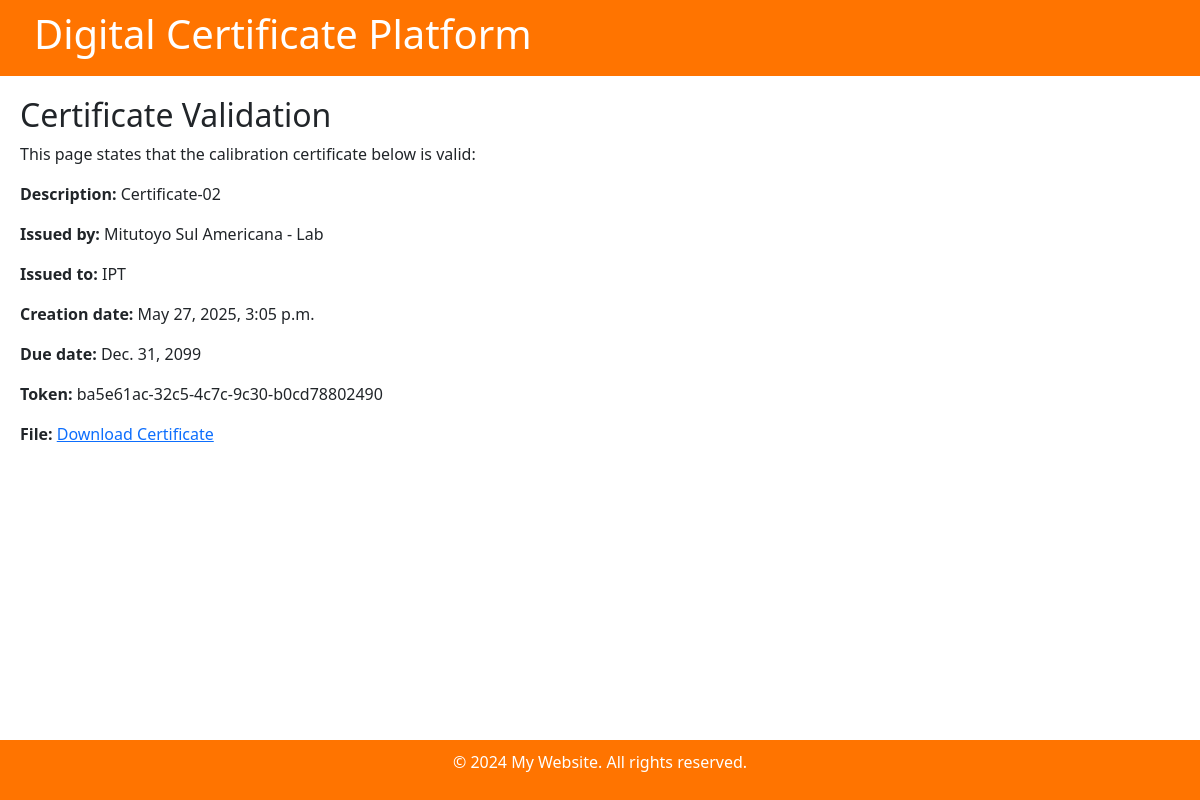
Page /certificate-validate/ba5e61ac-32c5-4c7c-9c30-b0cd78802490 on the committed database.
### certificate/models.py (models this page shows, shortened)
class Certificate(models.Model):
    CERT_TYPES = {
        'CA': 'Calibration',
        'DE': 'Degree',
    }
    STATUSES ={
        'DRAFT': 'Draft',
        'REJECTED': 'Rejected',
        'WAITING': 'Waiting',
        'APPROVED': 'Approved',
    }
    description         = models.CharField('Certificate description', max_length= 200)
    type                = models.CharField('Certificate Type', max_length=2, choices=CERT_TYPES)
    file                = models.FileField(null=True, upload_to='certificates/')
    language            = models.CharField('Language', max_length=50)
    creation            = models.DateTimeField('Creation date time', auto_now_add=True)
    issuer              = models.ForeignKey(Issuer, null=True, related_name='issuer_of', on_delete=models.PROTECT)
    uploader            = models.ForeignKey(User, null=True, related_name='uploader_of', on_delete=models.PROTECT)
    customer            = models.ForeignKey(Customer, null=True, related_name='customer_of', on_delete=models.PROTECT)
    upload              = models.DateTimeField('Upload date time', auto_now_add=True)
    status              = models.CharField('Status', max_length=30, choices=STATUSES, default='DRAFT')
    token               = models.CharField('Token', max_length=36, unique=True, default=uuid.uuid4, editable=False)
    due_date            = models.DateField( null=True , blank=True, default='2099-12-31')
    rejection_reason    = models.TextField(blank=True, null=True)
    uploader            = models.ForeignKey(User, on_delete=models.CASCADE, related_name='uploaded_certificates')

class Issuer(models.Model):
    name            = models.CharField('Name', max_length=150)
    issuer_id       = models.CharField('Issuer ID', max_length=150)
    description     = models.CharField('Description', max_length=200)
    parent          = models.ForeignKey(to='Issuer', null=True, blank=True, on_delete=models.PROTECT)
    contact         = models.CharField('Contact', blank=True, max_length=200)
    telephone       = models.CharField('Telephone', blank=True, max_length=50)
    email           = models.CharField('Email', blank=True, max_length=200)
    country         = models.ForeignKey(Country, blank=True, on_delete=models.PROTECT)
    state           = models.CharField('State', max_length=50)
    city            = models.CharField('Postal code', blank=True, max_length=50)
    postal_code     = models.CharField('Address 1', blank=True, max_length=20)
    address_2       = models.CharField('Address 2', blank=True, max_length=200)
    address_3       = models.CharField('Address 3', blank=True, max_length=200)
    address_4       = models.CharField('Address 4', blank=True, max_length=200)
    active          = models.BooleanField('Active', default=False)
    creation        = models.DateTimeField('Creation Date', default=timezone.now)
    def __str__(self):
        return str(self.name)

class Customer(models.Model):
    name            = models.CharField(verbose_name='Name', max_length=150)
    customer_id     = models.CharField(verbose_name='Customer ID', max_length=150)
    description     = models.CharField(verbose_name='Description', max_length=200)
    parent          = models.ForeignKey(to='Customer', null=True, blank=True, on_delete=models.PROTECT)
    contact         = models.CharField(verbose_name='Contact', blank=True, max_length=200)
    telephone       = models.CharField(verbose_name='Telephone', blank=True, max_length=50)
    email           = models.CharField(verbose_name='Email', max_length=200)
    country         = models.ForeignKey(Country, on_delete=models.PROTECT)
    state           = models.CharField(verbose_name='State', blank=True, max_length=50)
    city            = models.CharField(verbose_name='Postal code', blank=True, max_length=50)
    postal_code     = models.CharField(verbose_name='Address 1', blank=True, max_length=20)
    address_2       = models.CharField(verbose_name='Address 2', blank=True, max_length=200)
    address_3       = models.CharField(verbose_name='Address 3', blank=True, max_length=200)
    address_4       = models.CharField(verbose_name='Address 4', blank=True, max_length=200)
    active          = models.BooleanField(verbose_name='Active', default=False)
    creation        = models.DateTimeField(verbose_name='Creation Date', default=timezone.now)
    def __str__(self):
        return str(self.name)

### certificate/views.py (the view)
# urls.py: path('certificate-validate/<str:token>', views.certificate_validate, name='certificate-validate'),
def certificate_validate(request, token):
    certificate = get_object_or_404(Certificate, token=token)
    template = 'certificate/certificate-validate.html'
    context = {
        'data': certificate
    }
    return render(request, template, context)

### certificate/context_processors.py (called while the page is built)
def user_roles(request):
    if request.user.is_authenticated:
        roles = [role.role_name for role in get_user_roles(request.user)]
    else:
        roles = []
    return {'user_roles': roles}

### certificate/templates/certificate/certificate-validate.html (shortened to what this page needs)
{% load static %} {% load i18n %}
<!DOCTYPE html>
<html lang="en">
<head>
  <link rel="stylesheet" href="{% static '/style.css' %}">
  <link href="https://cdn.jsdelivr.net/npm/bootstrap@5.3.3/dist/css/bootstrap.min.css" rel="stylesheet">
</head>
<body>
  <header>
    <div class="d-flex justify-content-between align-items-center px-4">
      <h1>Digital Certificate Platform
      </h1>
    </div>
  </header>
  <div class="main-content">
    <div id="content">
      <h2>Certificate Validation</h2>
      <p>This page states that the calibration certificate below is valid:</p>
      <p><strong>Description:</strong> {{ data.description }}</p>
      <p><strong>Issued by:</strong> {{ data.issuer }}</p>
      <p><strong>Issued to:</strong> {{ data.customer }}</p>
      <p><strong>Creation date:</strong> {{ data.creation }}</p>
      <p><strong>Due date:</strong> {{ data.due_date }}</p>
      <p><strong>Token:</strong> {{ data.token }}</p>
      <p><strong>File:</strong> <a href="{{ certificate.file.url }}">Download Certificate</a></p>
    </div>
  </div>
  <footer>
    <p>&copy; 2024 My Website. All rights reserved.</p>
  </footer>
</body>
</html>

### static/style.css (style rules this page uses)
body { display: flex; flex-direction: column; height: 100vh; margin: 0; }
header { background-color: #ff7400; color: white; padding: 10px; }
footer { background-color: #ff7400; color: white; padding: 10px; text-align: center; }
.main-content { display: flex; flex: 1; overflow: hidden; }
#content { flex-grow: 1; padding: 20px; overflow-y: auto; }

### rows in the picture
Certificate: description "Certificate-02", issuer "Mitutoyo Sul Americana - Lab", customer "IPT", creation "May 27, 2025, 3:05 p.m.", due_date "Dec. 31, 2099", token "ba5e61ac-32c5-4c7c-9c30-b0cd78802490"
